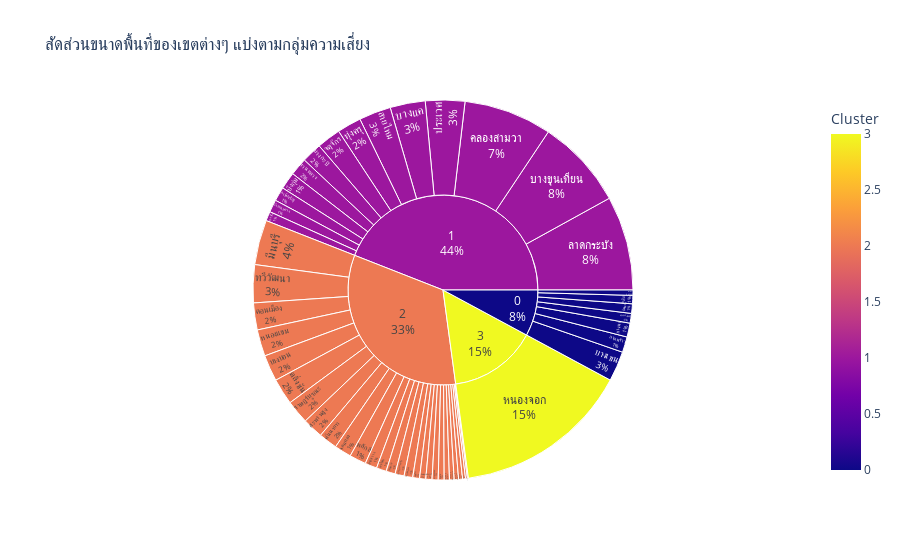

The notebook cell this image was saved under:
### Code cell
import pandas as pd
import matplotlib.pyplot as plt
import seaborn as sns
import plotly.express as px # เราจะใช้ Plotly สำหรับกราฟ Sunburst ที่สวยงาม
import os

# --- 🎨 1. ตั้งค่าพื้นฐานและฟอนต์ภาษาไทย ---
plt.rcParams['font.family'] = 'sans-serif'
plt.rcParams['font.sans-serif'] = ['Tahoma']

# --- 📂 2. ตั้งค่า Path และโหลดข้อมูล ---
PROCESSED_DIR = '../data/processed'
# ใช้ไฟล์ผลลัพธ์จากการ Clustering และ Anomaly Detection เพราะมีข้อมูลครบถ้วนที่สุด
CLUSTER_FILE = os.path.join(PROCESSED_DIR, 'district_cluster_results.csv')
ANOMALY_FILE = os.path.join(PROCESSED_DIR, 'daily_rainfall_anomaly_results.csv')

try:
    df_clusters = pd.read_csv(CLUSTER_FILE)
    df_anomalies = pd.read_csv(ANOMALY_FILE, parse_dates=['date'])
    print("✅ โหลดไฟล์ข้อมูลที่ประมวลผลแล้วสำเร็จ!")
except FileNotFoundError:
    print("❌ ไม่พบไฟล์ข้อมูล! กรุณารัน Notebook 02 และ 03 ก่อน")
    # exit()

# ==============================================================================
# 🌧️ ส่วนที่ 1: วิเคราะห์ "ภัยคุกคาม" (Threat) ตามช่วงเวลา
# ==============================================================================
print("\n--- 🌧️ กำลังสร้างกราฟวิเคราะห์ 'ภัยคุกคาม' (Threat) ตามช่วงเวลา ---")

# --- กราฟที่ 1: Box Plot ปริมาณน้ำฝนรายเดือน (เพื่อดูฤดูกาล) ---
df_anomalies['month'] = df_anomalies['date'].dt.month
plt.figure(figsize=(15, 8))
sns.boxplot(data=df_anomalies, x='month', y='avg_rainfall_mm', palette='coolwarm')
plt.title('การกระจายตัวของปริมาณน้ำฝนในแต่ละเดือน (แสดง seasonality)', fontsize=16)
plt.xlabel('เดือน', fontsize=12)
plt.ylabel('ปริมาณฝนเฉลี่ยรายวัน (mm)', fontsize=12)
plt.xticks(ticks=range(12), labels=['ม.ค.', 'ก.พ.', 'มี.ค.', 'เม.ย.', 'พ.ค.', 'มิ.ย.', 'ก.ค.', 'ส.ค.', 'ก.ย.', 'ต.ค.', 'พ.ย.', 'ธ.ค.'])
plt.show()

# --- กราฟที่ 2: Bar Chart จำนวนวันที่ฝนตกผิดปกติในแต่ละเดือน ---
anomaly_counts_by_month = df_anomalies[df_anomalies['is_anomaly'] == -1].groupby('month').size()
plt.figure(figsize=(15, 7))
anomaly_counts_by_month.plot(kind='bar', color='tomato')
plt.title('จำนวนวันที่ตรวจพบฝนตกผิดปกติ (Anomaly) ในแต่ละเดือน', fontsize=16)
plt.xlabel('เดือน', fontsize=12)
plt.ylabel('จำนวนวัน', fontsize=12)
plt.xticks(ticks=range(len(anomaly_counts_by_month)), labels=[f'เดือน {i}' for i in anomaly_counts_by_month.index], rotation=45)
plt.grid(axis='y')
plt.show()


# ==============================================================================
# 🗺️ ส่วนที่ 2: วิเคราะห์ "ความเปราะบาง" (Vulnerability) ของพื้นที่
# ==============================================================================
print("\n--- 🗺️ กำลังสร้างกราฟวิเคราะห์ 'ความเปราะบาง' (Vulnerability) ของพื้นที่ ---")

# --- กราฟที่ 3: Sunburst Chart แสดงสัดส่วนและความสัมพันธ์เชิงโครงสร้าง ---
# กราฟนี้จะแสดงว่าในแต่ละกลุ่มความเสี่ยง (วงใน) ประกอบด้วยเขตอะไรบ้าง (วงนอก)
# และขนาดของแต่ละชิ้นจะแทนขนาดพื้นที่ (AREA)
fig = px.sunburst(
    df_clusters,
    path=['Cluster', 'เขต'], # สร้างลำดับชั้นจาก Cluster -> เขต
    values='AREA',
    color='Cluster',
    color_discrete_sequence=px.colors.qualitative.Vivid,
    title='สัดส่วนขนาดพื้นที่ของเขตต่างๆ แบ่งตามกลุ่มความเสี่ยง',
    hover_data=['คะแนนรวม', 'จำนวนจุดเสี่ยง']
)
fig.update_traces(textinfo='label+percent entry')
fig.show()


# ==============================================================================
# 🔗 ส่วนที่ 3: "เชื่อมโยง" ความสัมพันธ์ระหว่าง Threat และ Vulnerability
# ==============================================================================
print("\n--- 🔗 กำลังสร้างกราฟเพื่อ 'เชื่อมโยง' สองชุดข้อมูล ---")

# --- กราฟที่ 4: Bar Chart เปรียบเทียบลักษณะของกลุ่มเสี่ยง กับ "จำนวนวันที่ฝนตกหนัก" ---
# แนวคิด: เราจะดูว่ากลุ่มเขตที่มีความเสี่ยงสูง มีลักษณะทางกายภาพที่สอดคล้องกับ "วันที่ฝนตกหนัก" หรือไม่

# 1. หาวันที่ฝนตกหนักที่สุด 20 วันแรกของปี
top_20_rainy_days = df_anomalies.nlargest(20, 'avg_rainfall_mm')

# 2. สร้างกราฟ
fig, ax = plt.subplots(figsize=(15, 8))
# พล็อตค่าเฉลี่ยของ "จำนวนจุดเฝ้าระวังฯ" ของแต่ละกลุ่ม
sns.barplot(data=df_clusters, x='Cluster', y='จำนวนจุดเฝ้าระวังน้ำท่วม', 
            palette='viridis', ax=ax, label='จำนวนจุดเฝ้าระวังน้ำท่วมเฉลี่ย')

ax.set_title('เปรียบเทียบลักษณะทางกายภาพของกลุ่มเสี่ยง กับช่วงเวลาที่ฝนตกหนัก', fontsize=16)
ax.set_ylabel('จำนวนจุดเฝ้าระวัง (เฉลี่ยต่อเขต)', fontsize=12)
ax.set_xlabel('กลุ่มความเสี่ยง (Cluster)', fontsize=12)

# 3. เพิ่มข้อมูลเวลา (Threat) เข้าไปในกราฟ
ax2 = ax.twinx()
# พล็อต "จำนวนวันที่ฝนตกหนัก" ที่เกิดขึ้นในแต่ละเดือน
top_20_rainy_days['month'].value_counts().sort_index().plot(
    kind='line', ax=ax2, color='red', marker='o', 
    linewidth=2, label='ความถี่ของวันที่ฝนตกหนัก (Top 20)'
)
ax2.set_ylabel('จำนวนวันที่ฝนตกหนัก', fontsize=12, color='red')
ax2.tick_params(axis='y', labelcolor='red')

# รวม legend
lines, labels = ax.get_legend_handles_labels()
lines2, labels2 = ax2.get_legend_handles_labels()
ax2.legend(lines + lines2, labels + labels2, loc='upper left')

plt.show()

### Figure 1 — Plotly figure (JSON) as saved in the notebook; plotly's stock layout.template omitted (floating-point values rounded to 4 significant figures; data arrays with more than 128 entries replaced by an {"elided": "..."} marker saying what was removed)
{"data": [{"branchvalues": "total", "customdata": {"elided": "54x3 mixed values"}, "domain": {"x": [0, 1], "y": [0, 1]}, "hovertemplate": "labels=%{label}<br>AREA=%{value}<br>parent=%{parent}<br>id=%{id}<br>คะแนนรวม=%{customdata[0]}<br>จำนวนจุดเสี่ยง=%{customdata[1]}<br>Cluster=%{color}<extra></extra>", "ids": ["2/ป้อมปราบศัตรูพ่าย", "2/บางกอกน้อย", "2/บางรัก", "2/ปทุมวัน", "2/พระนคร", "2/คลองสาน", "2/จอมทอง", "2/ดอนเมือง", "2/ยานนาวา", "2/ราษฎร์บูรณะ", "2/ธนบุรี", "2/พญาไท", "2/บางพลัด", "2/บางกอกใหญ่", "2/สะพานสูง", "2/พระโขนง", "2/หนองแขม", "2/ดินแดง", "2/ตลิ่งชัน", "2/ทวีวัฒนา", "1/ภาษีเจริญ", "1/สวนหลวง", "2/มีนบุรี", "1/ลาดกระบัง", "2/ห้วยขวาง", "0/คลองเตย", "2/คันนายาว", "2/สัมพันธวงศ์", "2/หลักสี่", "0/บางนา", "2/บางคอแหลม", "2/บางบอน", "1/บางซื่อ", "1/สายไหม", "3/หนองจอก", "2/ราชเทวี", "0/ดุสิต", "0/สาทร", "0/วัฒนา", "1/บึงกุ่ม", "1/ประเวศ", "1/จตุจักร", "1/บางกะปิ", "1/ทุ่งครุ", "1/วังทองหลาง", "1/บางขุนเทียน", "1/คลองสามวา", "0/บางเขน", "1/บางแค", "0/ลาดพร้าว", "2", "1", "0", "3"], "labels": ["ป้อมปราบศัตรูพ่าย", "บางกอกน้อย", "บางรัก", "ปทุมวัน", "พระนคร", "คลองสาน", "จอมทอง", "ดอนเมือง", "ยานนาวา", "ราษฎร์บูรณะ", "ธนบุรี", "พญาไท", "บางพลัด", "บางกอกใหญ่", "สะพานสูง", "พระโขนง", "หนองแขม", "ดินแดง", "ตลิ่งชัน", "ทวีวัฒนา", "ภาษีเจริญ", "สวนหลวง", "มีนบุรี", "ลาดกระบัง", "ห้วยขวาง", "คลองเตย", "คันนายาว", "สัมพันธวงศ์", "หลักสี่", "บางนา", "บางคอแหลม", "บางบอน", "บางซื่อ", "สายไหม", "หนองจอก", "ราชเทวี", "ดุสิต", "สาทร", "วัฒนา", "บึงกุ่ม", "ประเวศ", "จตุจักร", "บางกะปิ", "ทุ่งครุ", "วังทองหลาง", "บางขุนเทียน", "คลองสามวา", "บางเขน", "บางแค", "ลาดพร้าว", "2", "1", "0", "3"], "marker": {"coloraxis": "coloraxis", "colors": [2.0, 2.0, 2.0, 2.0, 2.0, 2.0, 2.0, 2.0, 2.0, 2.0, 2.0, 2.0, 2.0, 2.0, 2.0, 2.0, 2.0, 2.0, 2.0, 2.0, 1.0, 1.0, 2.0, 1.0, 2.0, 0.0, 2.0, 2.0, 2.0, 0.0, 2.0, 2.0, 1.0, 1.0, 3.0, 2.0, 0.0, 0.0, 0.0, 1.0, 1.0, 1.0, 1.0, 1.0, 1.0, 1.0, 1.0, 0.0, 1.0, 0.0, 2.0, 1.0, 0.0, 3.0]}, "name": "", "parents": ["2", "2", "2", "2", "2", "2", "2", "2", "2", "2", "2", "2", "2", "2", "2", "2", "2", "2", "2", "2", "1", "1", "2", "1", "2", "0", "2", "2", "2", "0", "2", "2", "1", "1", "3", "2", "0", "0", "0", "1", "1", "1", "1", "1", "1", "1", "1", "0", "1", "0", "", "", "", ""], "textinfo": "label+percent entry", "type": "sunburst", "values": [2504000.0, 12320000.0, 4013000.0, 8033000.0, 5361000.0, 5966000.0, 23170000.0, 36690000.0, 12500000.0, 32060000.0, 8462000.0, 9215000.0, 11800000.0, 6298000.0, 28070000.0, 13580000.0, 36200000.0, 8466000.0, 35770000.0, 51730000.0, 19180000.0, 24110000.0, 61120000.0, 128600000.0, 16320000.0, 13240000.0, 25380000.0, 1393000.0, 22670000.0, 18950000.0, 8312000.0, 35860000.0, 12890000.0, 43610000.0, 240400000.0, 7168000.0, 11330000.0, 7259000.0, 13000000.0, 23400000.0, 53730000.0, 32660000.0, 27590000.0, 32950000.0, 17080000.0, 122200000.0, 120200000.0, 40960000.0, 47890000.0, 21270000.0, 530400000.0, 706100000.0, 126000000.0, 240400000.0]}], "layout": {"coloraxis": {"colorbar": {"title": {"text": "Cluster"}}, "colorscale": [[0, "#0d0887"], [0.1111, "#46039f"], [0.2222, "#7201a8"], [0.3333, "#9c179e"], [0.4444, "#bd3786"], [0.5556, "#d8576b"], [0.6667, "#ed7953"], [0.7778, "#fb9f3a"], [0.8889, "#fdca26"], [1, "#f0f921"]]}, "legend": {"tracegroupgap": 0}, "sunburstcolorway": ["rgb(229, 134, 6)", "rgb(93, 105, 177)", "rgb(82, 188, 163)", "rgb(153, 201, 69)", "rgb(204, 97, 176)", "rgb(36, 121, 108)", "rgb(218, 165, 27)", "rgb(47, 138, 196)", "rgb(118, 78, 159)", "rgb(237, 100, 90)", "rgb(165, 170, 153)"], "title": {"text": "สัดส่วนขนาดพื้นที่ของเขตต่างๆ แบ่งตามกลุ่มความเสี่ยง"}}}
